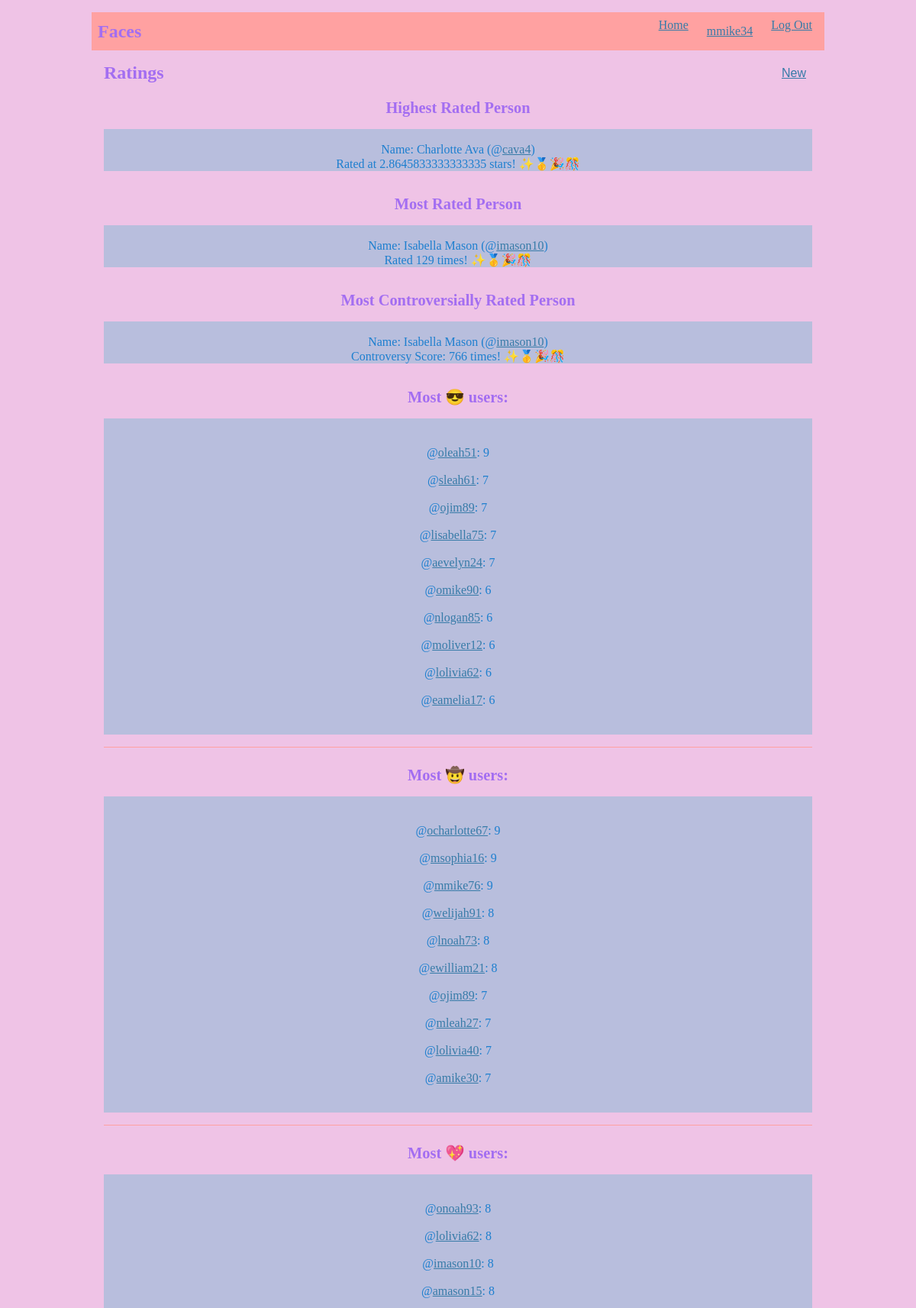
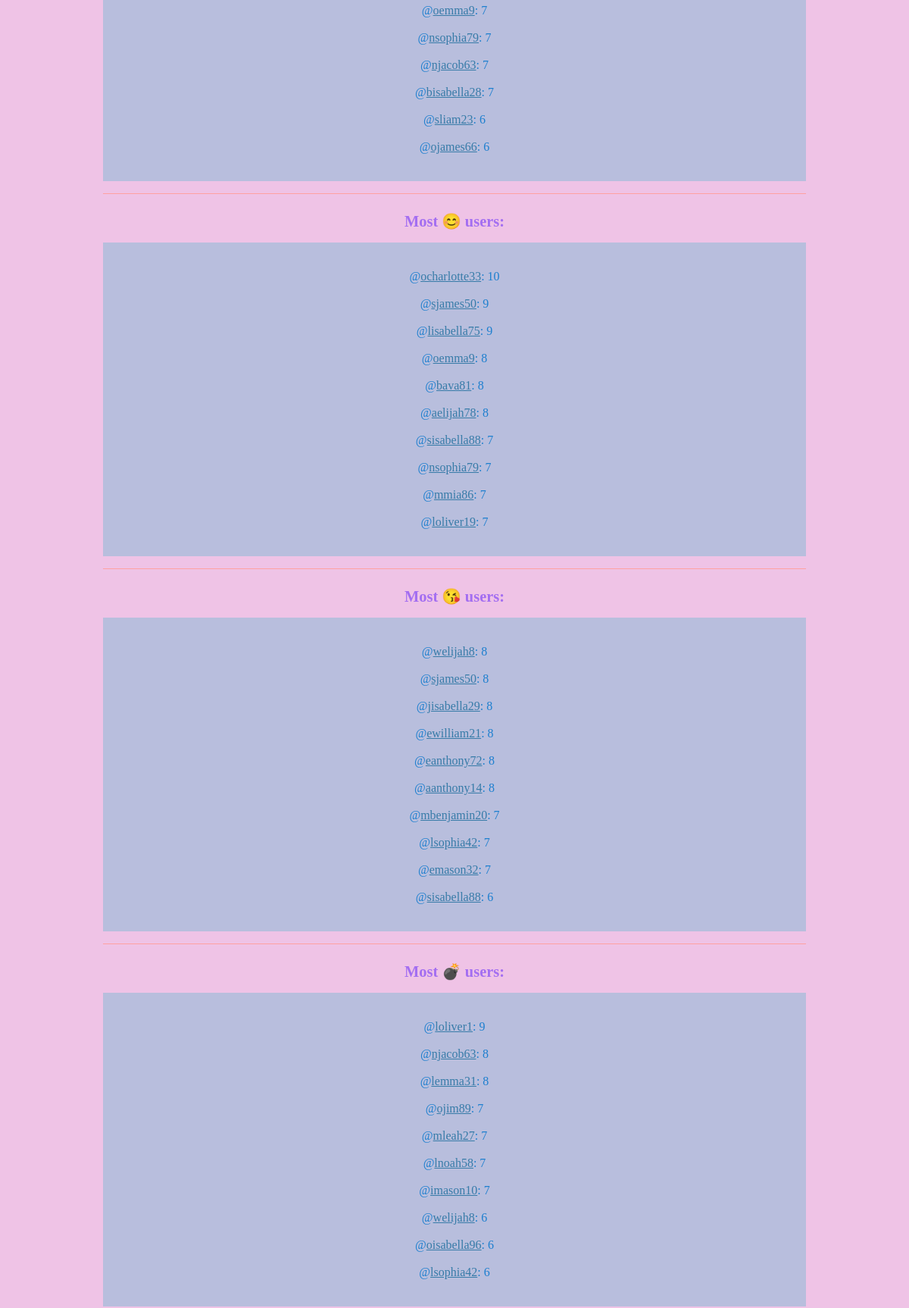
The page / (signed in, upper part) on the database its author committed (2 pictures, top to bottom).
### tables this page shows
CREATE TABLE Users(
        id VARCHAR(30) PRIMARY KEY NOT NULL,
        password VARCHAR(50) NOT NULL,
        name VARCHAR(100) NOT NULL,
        location VARCHAR(50),
        picture VARCHAR(100),
        twitter VARCHAR(30),
        insta VARCHAR(30),
        fb VARCHAR(30)
        );

CREATE TABLE Ratings(
        rating_id INT(10) PRIMARY KEY NOT NULL,
        user_id VARCHAR(30) NOT NULL,
        rating INT(11) NOT NULL,
        text VARCHAR(250),
        rater_id VARCHAR(30) NOT NULL,
        type VARCHAR(30) NOT NULL,
        time VARCHAR(30) NOT NULL,
        FOREIGN KEY (user_id) REFERENCES Users(id),
        FOREIGN KEY (rater_id) REFERENCES Users(id)
        );

### main_face.py (the view)
@app.route('/')
def index():
    high = facedb.get_highest_rated(db)
    most = facedb.get_most_rated_person(db)
    controversial = facedb.get_most_controversial(db)
    emos = []
    for e in possible_emojies:
        numbers = facedb.get_most_emoji(db, e)
        if numbers:
            if len(numbers) > 10:
                numbers = numbers[:10]
            emos.append((e, numbers))
    return render_template('ratings/index.html', highest=high, most=most, cont=controversial, emojies=emos)

### facesdb_7.py (called while the page is built)
def get_highest_rated(db):
    c = db.cursor()
    q = "SELECT AVG(rating), user_id FROM Ratings GROUP BY user_id"
    c.execute(q)
    best = None
    score = 0
    for _ in c:
        if(_[0] > score):
            best = _[1]
            score = _[0]
    q = "SELECT name FROM Users where id=?"
    c.execute(q, (best,))
    name = c.fetchone()
    c.close()
    return (name[0], best, score)

def get_most_rated_person(db):
    c = db.cursor()
    q = "SELECT COUNT(user_id), user_id FROM Ratings GROUP BY user_id"
    c.execute(q)
    best = None
    count = 0
    for _ in c:
        if(_[0] > count):
            count = _[0]
            best = _[1]
    q = "SELECT name FROM Users where id=?"
    c.execute(q, (best,))
    name = c.fetchone()[0]
    c.close()
    return (name, best, count)

def get_most_emoji(db, emoji):
    c = db.cursor()
    q = "SELECT COUNT(emoji), rater_id FROM Emojis NATURAL JOIN Ratings WHERE emoji = ? GROUP BY rater_id ORDER BY COUNT(emoji) DESC"
    c.execute(q, (emoji,))
    l = []
    for _ in c:
        l.append(_)
    c.close()
    return l

def get_controversial(db):
    c = db.cursor()
    q = "SELECT rating, user_id FROM Ratings ORDER BY user_id"
    d = {}
    c.execute(q)
    for _ in c:
        if(_[1] in d.keys()):
            d[_[1]].append(_[0])
        else:
            d[_[1]] = [_[0]]
    for x in d:
        d[x].sort()
        d[x] = cont_func(d[x])
    return d

def get_most_controversial(db):
    controversial = get_controversial(db)
    most = ("", 0)
    for key, value in controversial.items():
        if value > most[1]:
            most = (key, value)
    c = db.cursor()
    q = "SELECT name FROM users WHERE id=?"
    c.execute(q, (most[0],))
    x = c.fetchone()
    most = (x[0], most[0], most[1])
    return most

def cont_func(l):
    score = 0
    for i in range(len(l)//2):
        score = score + (l[i] - l[len(l)-i-1])**2
    return score

### main_face.py (called while the page is built)
@app.before_request
def load_logged_in_user():
    user_id = session.get('user_id')
    if user_id is None:
        g.user = None
    else:
        g.user = get_user(user_id)

def get_user(username):
    user = db.execute(
            'SELECT * FROM Users WHERE id = ?',
            (username,)
        ).fetchone()
    return user

### templates/ratings/index.html
{% extends 'base.html' %}
{% block header %}
  <h1>{% block title %}Ratings{% endblock %}</h1>
  {% if g.user %}
    <a class="action" href="{{ url_for('create') }}">New</a>
  {% endif %}
{% endblock %}
{% block content %}
  <article class="post">
    <header>
      <div>
        <h1>Highest Rated Person</h1>
      </div>
    </header>
    <p class="body">
      Name: {{highest[0]}} (@<a class="action" href="{{url_for('view_user', username=highest[1])}}">{{highest[1]}}</a>)
      Rated at {{highest[2]}} stars! ✨🥇🎉🎊
    </p>
  </article>
  <article class="post">
    <header>
      <div>
        <h1>Most Rated Person</h1>
      </div>
    </header>
    <p class="body">
      Name: {{most[0]}} (@<a class="action" href="{{url_for('view_user', username=most[1])}}">{{most[1]}}</a>)
      Rated {{most[2]}} times! ✨🥇🎉🎊
    </p>
  </article><article class="post">
    <header>
      <div>
        <h1>Most Controversially Rated Person</h1>
      </div>
    </header>
    <p class="body">
      Name: {{cont[0]}} (@<a class="action" href="{{url_for('view_user', username=cont[1])}}">{{cont[1]}}</a>)
      Controversy Score: {{cont[2]}} times! ✨🥇🎉🎊
    </p>
  </article>
  {% for emoji in emojies %}
    <article class="post">
      <header>
        <div>
          <h1>Most {{ emoji[0] }} users:</h1>
        </div>
      </header>
      <p class="body">
      {% for result in emoji[1] %}
      @<a class="action" href="{{url_for('view_user', username=result[1])}}">{{result[1]}}</a>: {{result[0]}}
      {% endfor %}
    </article>
    {% if not loop.last %}
      <hr>
    {% endif %}
  {% endfor %}
{% endblock %}

### templates/base.html (shortened to what this page needs)
<!doctype html>
<link rel="stylesheet" href="{{ url_for('static', filename='style.css') }}">
<nav>
  <h1>Faces</h1>
  <ul>
    <li><a href="{{ url_for('index') }}">Home</a></li>
    {% if g.user %}
      <li><span><a href="{{ url_for('view_user', username=g.user[0]) }}">{{ g.user[0] }}</a></span></li>
      <li><a href="{{ url_for('logout') }}">Log Out</a>
    {% else %}
      <li><a href="{{ url_for('register') }}">Register</a>
      <li><a href="{{ url_for('login') }}">Log In</a>
    {% endif %}
  </ul>
</nav>
<section class="content">
  <header>
    {% block header %}{% endblock %}
  </header>
  {% block content %}{% endblock %}
</section>

### static/style.css (style rules this page uses)
h1 { font-family: serif; color: #a36ef1; margin: 1rem 0; }
a { color: #377ba8; }
hr { border: none; border-top: 1px solid #ffa1a1; }
nav { background: #ffa1a1; color: #3c1e45; display: flex; align-items: center; padding: 0 0.5rem; }
nav h1 { flex: auto; margin: 0; }
nav ul { display: flex; list-style: none; margin: 0; padding: 0; }
nav ul li a, nav ul li span, header .action { display: block; padding: 0.5rem; }
ul li { font-family: serif; color: #a36ef1; }
.content { padding: 0 1rem 1rem; }
.content > header { border-bottom: 1px solid #efc3e6; display: flex; align-items: flex-end; }
.content > header h1 { flex: auto; margin: 1rem 0 0.25rem 0; }
.post > header { display: flex; align-items: flex-end; font-size: 0.85em; }
.post > header > div:first-of-type { flex: auto; }
.post > header h1 { font-size: 1.5em; margin-bottom: 0; }
.body { white-space: pre-line; font-family: serif; color: #1d7fcf; background: #b8bedd; }
.content:last-child { margin-bottom: 0; }
article { text-align: center; }

### rows shown on the page
Users: id "mmike34"
Users: name "Charlotte Ava"
Users: name "Isabella Mason"
Ratings: user "imason10"

### other values the page prints
{{ highest[1] }} "cava4"
{{ highest[2] }} "2.8645833333333335"
{{ most[1] }} "imason10"
{{ most[2] }} "129"
{{ cont[2] }} "766"
{{ emoji[0] }} "😎" "🤠" "💖" "😊" "😘" "💣"
{{ result[1] }} "oleah51" "sleah61" "ojim89" "lisabella75" "aevelyn24" "omike90" "nlogan85" "moliver12" "lolivia62" "eamelia17" "ocharlotte67" "msophia16" "mmike76" "welijah91" "lnoah73" "ewilliam21" "ojim89" "mleah27" "lolivia40" "amike30" "onoah93" "lolivia62" "imason10" "amason15" "oemma9" "nsophia79" "njacob63" "bisabella28" "sliam23" "ojames66" "ocharlotte33" "sjames50" "lisabella75" "oemma9" "bava81" "aelijah78" "sisabella88" "nsophia79" "mmia86" "loliver19" "welijah8" "sjames50" "jisabella29" "ewilliam21" "eanthony72" "aanthony14" "mbenjamin20" "lsophia42" "emason32" "sisabella88" "loliver1" "njacob63" "lemma31" "ojim89" "mleah27" "lnoah58" "imason10" "welijah8" "oisabella96" "lsophia42"
{{ result[0] }} "9" "7" "7" "7" "7" "6" "6" "6" "6" "6" "9" "9" "9" "8" "8" "8" "7" "7" "7" "7" "8" "8" "8" "8" "7" "7" "7" "7" "6" "6" "10" "9" "9" "8" "8" "8" "7" "7" "7" "7" "8" "8" "8" "8" "8" "8" "7" "7" "7" "6" "9" "8" "8" "7" "7" "7" "7" "6" "6" "6"
